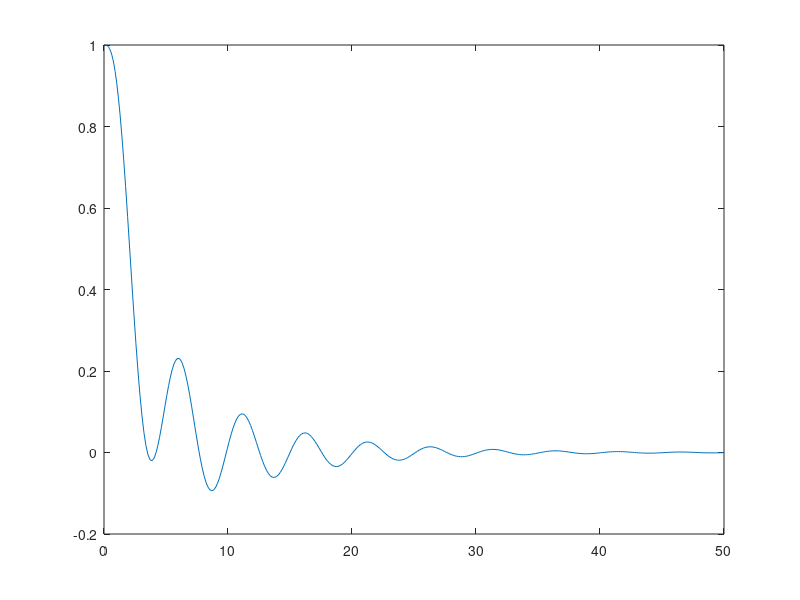

Recreate this plot in MATLAB.
clear all

% Derivative function
odefn = @(T,X) [
    X(2);
    X(3); 
    -2/3*X(1) - 5/3*X(2) - 2/3*X(3)];

% Initial state
X0 = [1;0;0];

% Simulate to equilibrium
[T,X] = ode45(odefn,[0,50],X0);

plot(T,X(:,1))